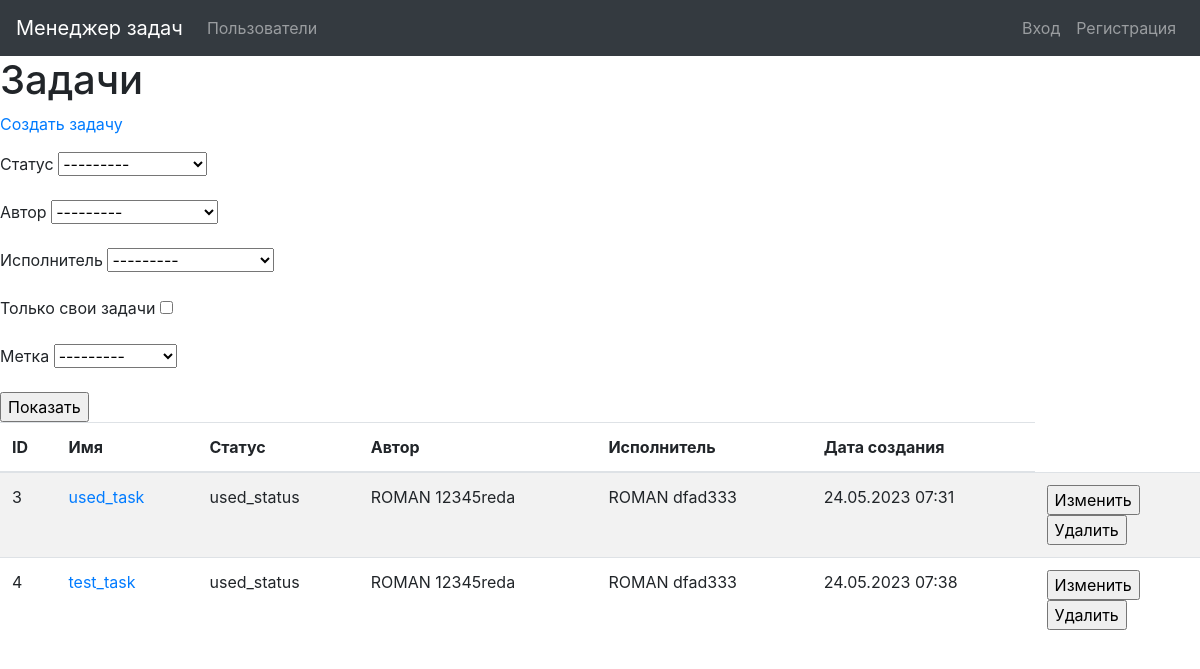
Page /tasks/ on the earlier database version.
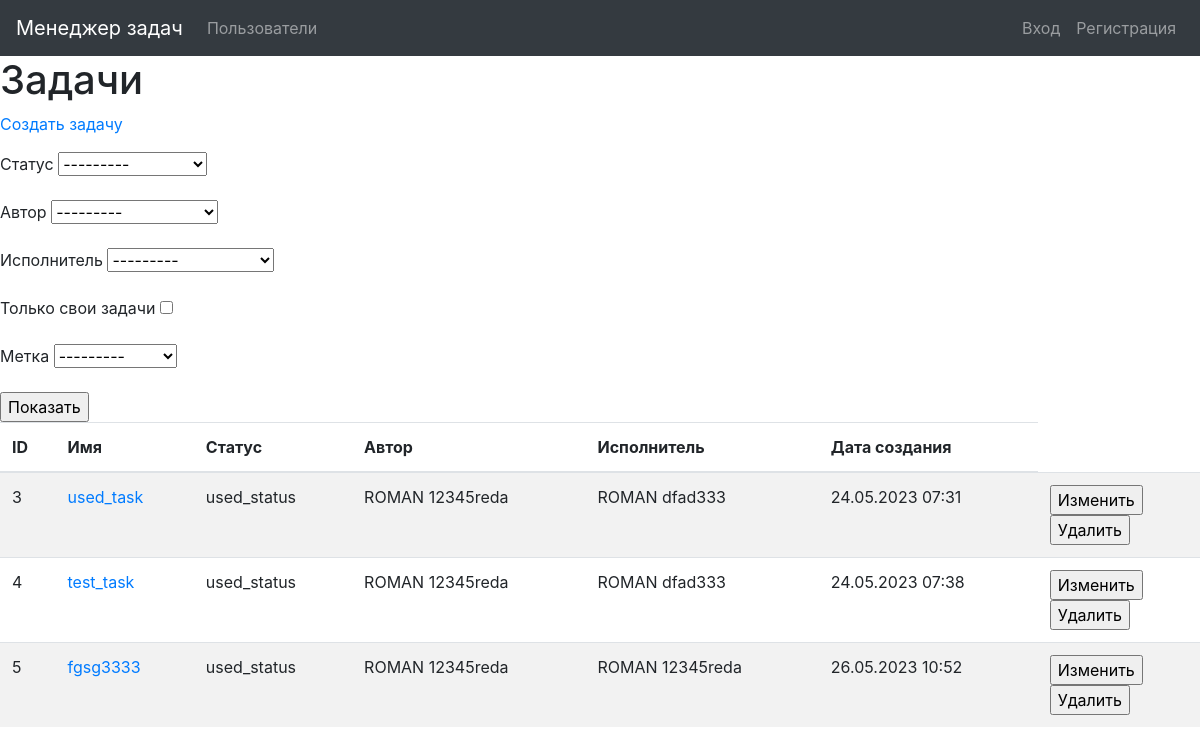
Same page on the later database version.
### task_manager/tasks/models.py (models this page shows, shortened)
class Task(models.Model):
    name = models.CharField(_('Name'), max_length=100, unique=True)
    description = models.TextField(_('Description'), )
    author = models.ForeignKey(User, on_delete=models.PROTECT,
                               related_name='user_author')
    status = models.ForeignKey(Status, on_delete=models.PROTECT)
    executor = models.ForeignKey(User, on_delete=models.PROTECT,
                                 related_name='user_assignee')
    labels = models.ManyToManyField(Label, through=TaskLabel,
                                    related_name='tasks')
    created_at = models.DateTimeField(default=timezone.now)

### task_manager/statuses/models.py (models this page shows)
class Status(models.Model):
    name = models.CharField(_('Name'), max_length=100, unique=True)
    created_at = models.DateTimeField(default=timezone.now)
    def __str__(self):
        return self.name

### task_manager/users/models.py (models this page shows)
class User(AbstractUser):
    def __str__(self):
        return self.get_full_name()

### task_manager/tasks/views.py (the view)
# urls.py: path('', views.TasksListView.as_view(), name='tasks_list'),
class TasksListView(ListView):
    model = Task
    template_name = 'task/tasks_list.html'
    context_object_name = 'tasks'
    def get_context_data(self, **kwargs):
        context = super().get_context_data(**kwargs)
        context['filter'] = \
            forms.TaskFilter(self.request.GET, queryset=self.get_queryset(),
                             request=self.request)
        return context

### task_manager/labels/models.py (called while the page is built)
    def __str__(self):
        return self.name

### task_manager/tasks/forms.py (called while the page is built)
    def filter_by_authorized(self, queryset, author, value):
        authorized_user = getattr(self.request, 'user', None)
        if value:
            return queryset.filter(author=authorized_user.id)
        else:
            return queryset

### task_manager/templates/task/tasks_list.html (shortened to what this page needs)
{% extends "base.html" %}
{% block content %}
{% load i18n %}
<h1>{% translate "Tasks" %}</h1>
<p><a href="{% url 'task_create' %}">{% translate "Create tasks" %}</a></p>
<div class="table-responsive">
    <form method="get">
      {{ filter.form.as_p }}
      <input type="submit" value='{% translate "Show" %}'/>
    </form>
  <table class="table table-striped">
    <thead>
      <tr>
        <th>{% translate "ID" %}</th>
        <th>{% translate "Name" %}</th>
        <th>{% translate "Status" %}</th>
        <th>{% translate "Author" %}</th>
        <th>{% translate "Assigned to" %}</th>
        <th>{% translate "Created at" %}</th>
      </tr>
    </thead>
    <tbody>
    {% for task in filter.qs %}
      <tr>
        <td>{{ task.id }}</td>
        <td><a href="{% url 'task_details' pk=task.id %}">{{ task.name }}</a></td>
        <td>{{ task.status }}</td>
        <td>{{ task.author.first_name }} {{ task.author.last_name }}</td>
        <td>{{ task.executor.first_name }} {{ task.executor.last_name }}</td>
        <td>{{ task.created_at|date:"d.m.Y H:i" }}</td>
        <td>
          <form action="{% url 'task_update' pk=task.id %}" method="get">
          <input type="submit" value='{% translate "Change data" %}'>
          </form>
          <form action="{% url 'task_delete' pk=task.id %}" method="get">
          <input type="submit" value='{% translate "Delete data" %}'>
          </form>
        </td>
      </tr>
      {% endfor %}
      </tbody>
</table>
  </div>
{% endblock %}

### task_manager/templates/base.html (shortened to what this page needs)
<!DOCTYPE html>
<html lang="en">
{% load i18n %}
<head>
    {% load bootstrap4 %}
    {% bootstrap_css %}
</head>
<body>
<nav class="navbar navbar-expand-md navbar-dark bg-dark">
  <a class="navbar-brand" href="/">{% translate "Task manager" %}</a>
  {% if user.is_authenticated %}
  <div class="collapse navbar-collapse" id="navbarsExample04">
    <ul class="navbar-nav mr-auto">
      <li class="nav-item">
        <a class="nav-link" href="{% url 'users_list' %}"> {% translate "Users" %} </a>
      </li>
      <li class="nav-item">
        <a class="nav-link" href="{% url 'statuses_list' %}"> {% translate "Statuses" %} </a>
      </li>
      <li class="nav-item">
        <a class="nav-link" href="{% url 'labels_list' %}"> {% translate "Labels" %} </a>
      </li>
      <li class="nav-item">
        <a class="nav-link" href="{% url 'tasks_list' %}"> {% translate "Tasks" %} </a>
      </li>
    </ul>
    <div class="my-2 my-md-0">
        <ul class="navbar-nav mr-auto">
            <li class="nav-item">
          <a class="nav-link" href="{% url 'login' %}">{% translate "User:" %} {{ user.username }}</a>
            </li>
            <li class="nav-item">
      <a class="nav-link" href="{% url 'logout' %}">{% translate "Logout" %}</a>
            </li>
        </ul>
    </div>
  </div>
  {% else %}
  <div class="collapse navbar-collapse" id="navbarsExample04">
    <ul class="navbar-nav mr-auto">
      <li class="nav-item">
        <a class="nav-link" href="{% url 'users_list' %}"> {% translate "Users" %} </a>
      </li>
    </ul>
    <div class="my-2 my-md-0">
        <ul class="navbar-nav mr-auto">
            <li class="nav-item">
      <a class="nav-link" href="{% url 'login' %}">{% translate "Sigh in" %}</a>
            </li>
            <li class="nav-item">
      <a class="nav-link" href="{% url 'user_create' %}">{% translate "Sigh out" %}</a>
            </li>
        </ul>
    </div>
  </div>
  {% endif %}
</nav>
{% block content %}{% endblock %}

Differences in the rows shown:
added Task: id "5", name "fgsg3333", status "used_status", author.first_name "ROMAN", author.last_name "12345reda", executor.first_name "ROMAN", executor.last_name "12345reda", created_at "26.05.2023 10:52"
